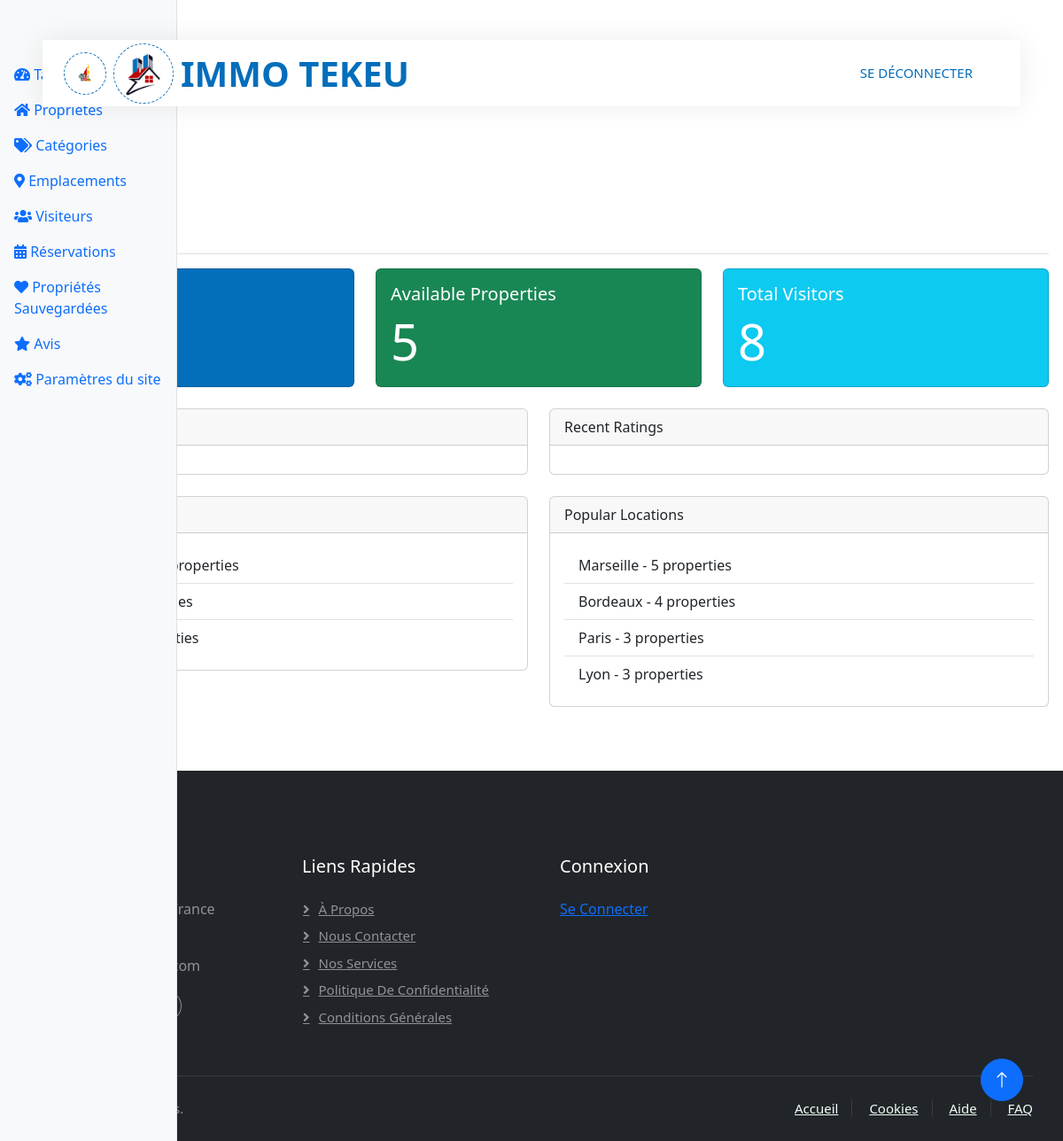
/custom-admin/dashboard/ (signed in), run on an earlier commit of the app's database.
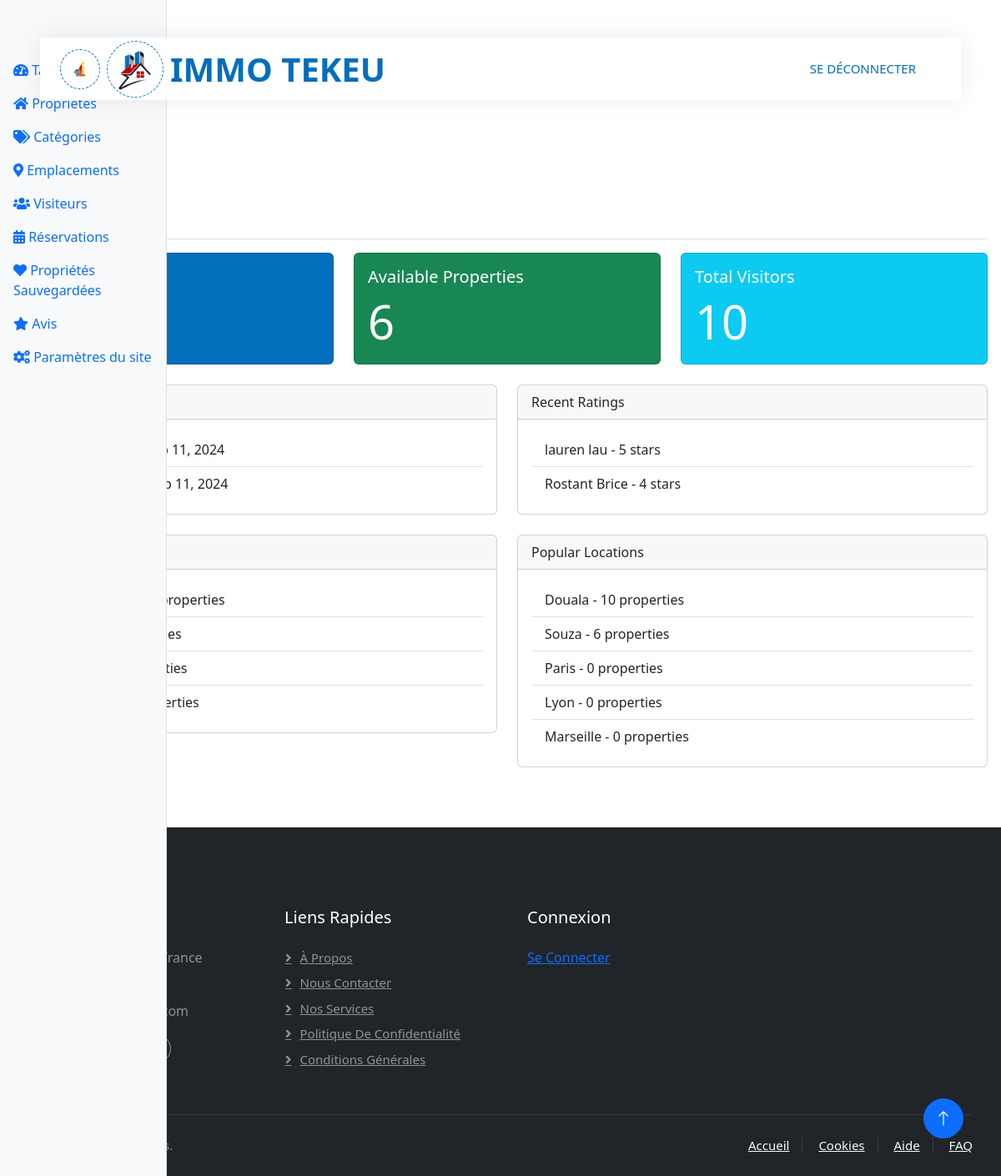
And on a later commit of the database.
### rental/models.py (models this page shows, shortened)
class PropertyCategory(models.Model):
    name = models.CharField(max_length=100, verbose_name="Nom")
    description = models.TextField(verbose_name="Description", blank=True)
    class Meta:
        verbose_name = "Catégorie de propriété"
        verbose_name_plural = "Catégories de propriétés"

class Location(models.Model):
    name = models.CharField(max_length=100, verbose_name="Nom")
    description = models.TextField(verbose_name="Description", blank=True)
    class Meta:
        verbose_name = "Emplacement"
        verbose_name_plural = "Emplacements"

class BookingReservation(models.Model):
    visitor = models.ForeignKey(Visitor, on_delete=models.CASCADE, verbose_name="Visiteur")
    date = models.DateTimeField(auto_now_add=True, verbose_name="Date de réservation")
    is_handled = models.BooleanField(default=False, verbose_name="Traitée")
    booking_reason = models.TextField(verbose_name="Raison de la réservation", blank=True)
    is_new = models.BooleanField(default=True)
    property= models.ForeignKey(Property, on_delete=models.CASCADE, verbose_name="Propriété", null =True)
    class Meta:
        verbose_name = "Réservation"
        verbose_name_plural = "Réservations"

class Rating(models.Model):
    visitor = models.ForeignKey(Visitor, on_delete=models.CASCADE, verbose_name="Visiteur")
    rating = models.IntegerField(validators=[MinValueValidator(1), MaxValueValidator(5)], verbose_name="Note", default=2)
    comment = models.TextField(verbose_name="Commentaire", blank=True)
    is_new = models.BooleanField(default=True)
    property_rated = models.ForeignKey(Property, on_delete=models.CASCADE, verbose_name="Propriété", null =True)
    class Meta:
        verbose_name = "Évaluation"
        verbose_name_plural = "Évaluations"

class Visitor(models.Model):
    SEX_CHOICES = [
        ('M', 'Masculin'),
        ('F', 'Féminin'),
        ('O', 'Autre'),
    ]
    first_name = models.CharField(max_length=100, verbose_name="Prénom")
    last_name = models.CharField(max_length=100, verbose_name="Nom")
    email = models.EmailField(verbose_name="Email")
    phone_number = models.CharField(max_length=20, verbose_name="Numéro de téléphone")
    address = models.TextField(verbose_name="Adresse")
    sex = models.CharField(max_length=1, choices=SEX_CHOICES, verbose_name="Sexe")
    bio = models.TextField(blank=True, verbose_name="Biographie")
    access_code = models.CharField(max_length=20, unique=True, verbose_name="Code d'accès")
    class Meta:
        verbose_name = "Visiteur"
        verbose_name_plural = "Visiteurs"

### custom_admin/views.py (the view)
# urls.py: path('dashboard/', views.dashboard, name='dashboard'),
@login_required
def dashboard(request):
    today = timezone.now().date()
    context = {
        'total_properties': Property.objects.count(),
        'available_properties': Property.objects.filter(is_available=True).count(),
        'total_visitors': Visitor.objects.count(),
        'new_bookings': BookingReservation.objects.filter(is_handled=False).count(),
        'total_bookings': BookingReservation.objects.count(),
        'new_ratings': Rating.objects.filter(is_new=True).count(),
        'total_ratings': Rating.objects.count(),
        'recent_bookings': BookingReservation.objects.order_by('-date')[:5],
        'recent_ratings': Rating.objects.order_by('-id')[:5],
        'popular_categories': PropertyCategory.objects.annotate(property_count=Count('property')).order_by('-property_count')[:5],
        'popular_locations': Location.objects.annotate(property_count=Count('property')).order_by('-property_count')[:5],
    }
    return render(request, 'custom_admin/dashboard.html', context)

### templates/custom_admin/dashboard.html (shortened to what this page needs)
{% extends "custom_admin/base.html" %}
{% block content %}
<div class="d-flex justify-content-between flex-wrap flex-md-nowrap align-items-center pt-3 pb-2 mb-3 border-bottom">
    <h1 class="h2">Dashboard</h1>
</div>
<div class="row row-cols-1 row-cols-md-3 g-4 mb-4">
    <div class="col">
        <div class="card text-white bg-primary">
            <div class="card-body">
                <h5 class="card-title">Total Properties</h5>
                <p class="card-text display-4">{{ total_properties }}</p>
            </div>
        </div>
    </div>
    <div class="col">
        <div class="card text-white bg-success">
            <div class="card-body">
                <h5 class="card-title">Available Properties</h5>
                <p class="card-text display-4">{{ available_properties }}</p>
            </div>
        </div>
    </div>
    <div class="col">
        <div class="card text-white bg-info">
            <div class="card-body">
                <h5 class="card-title">Total Visitors</h5>
                <p class="card-text display-4">{{ total_visitors }}</p>
            </div>
        </div>
    </div>
</div>
<div class="row mb-4">
    <div class="col-md-6">
        <div class="card">
            <div class="card-header">
            </div>
            <div class="card-body">
                <ul class="list-group list-group-flush">
                    {% for booking in recent_bookings %}
                    <li class="list-group-item">{{ booking.visitor.first_name }} {{ booking.visitor.last_name }} - {{ booking.date|date:"M d, Y" }}</li>
                    {% endfor %}
                </ul>
            </div>
        </div>
    </div>
    <div class="col-md-6">
        <div class="card">
            <div class="card-header">
                Recent Ratings
            </div>
            <div class="card-body">
                <ul class="list-group list-group-flush">
                    {% for rating in recent_ratings %}
                    <li class="list-group-item">{{ rating.visitor.first_name }} {{ rating.visitor.last_name }} - {{ rating.rating }} stars</li>
                    {% endfor %}
                </ul>
            </div>
        </div>
    </div>
</div>
<div class="row mb-4">
    <div class="col-md-6">
        <div class="card">
            <div class="card-header">
            </div>
            <div class="card-body">
                <ul class="list-group list-group-flush">
                    {% for category in popular_categories %}
                    <li class="list-group-item">{{ category.name }} - {{ category.property_count }} properties</li>
                    {% endfor %}
                </ul>
            </div>
        </div>
    </div>
    <div class="col-md-6">
        <div class="card">
            <div class="card-header">
                Popular Locations
            </div>
            <div class="card-body">
                <ul class="list-group list-group-flush">
                    {% for location in popular_locations %}
                    <li class="list-group-item">{{ location.name }} - {{ location.property_count }} properties</li>
                    {% endfor %}
                </ul>
            </div>
        </div>
    </div>
</div>
{% endblock %}

What changed in the data, as far as the page shows it:
no longer on this page (row unchanged): Location: name "Bordeaux", property_count "4"
added BookingReservation: date "Sep 11, 2024"
added BookingReservation: date "Sep 11, 2024"
added Rating: visitor.first_name "lauren", visitor.last_name "lau", rating "5"
added Rating: visitor.first_name "Rostant", visitor.last_name "Brice", rating "4"
added Location: name "Douala", property_count "10"
added Location: name "Souza", property_count "6"
computed for Location "Paris": property_count "3" → "0"
computed for Location "Lyon": property_count "3" → "0"
shown differently, row unchanged: Location "Marseille": property_count "5" → "0"; moves down the list
Also different on the page:
{{ available_properties }}: "5" → "6"
{{ total_visitors }}: "8" → "10"
